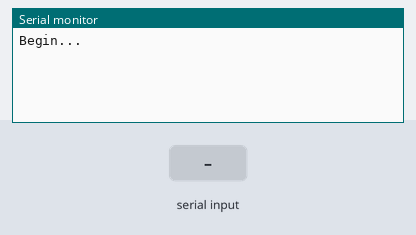
Bench run of a sketch on a simulated Arduino Uno, built with avr-gcc and run on an emulated ATmega328P. Parts: the last lines printed to the serial monitor. Inputs (shaded band) come from the test bench.

Above: at 1.2 s.
1.3 s: "1" received over the second serial link
At 2.6 s:
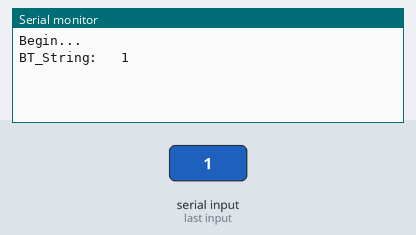
3.8 s: "0" received over the second serial link
At 5.2 s:
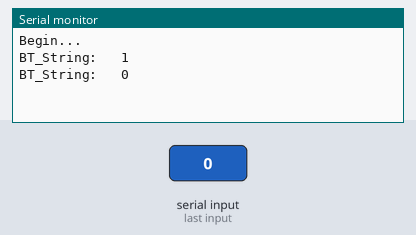
5.3 s: "2" received over the second serial link
At 6.8 s:
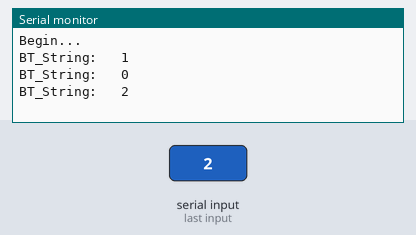

The sketch:

bluetooth.ino
```cpp
#include <SoftwareSerial.h>

const int BT_TX = 9;
const int BT_RX = 10;

SoftwareSerial BT_Serial(BT_TX, BT_RX);

void setup() {
  BT_Serial.begin(9600);
  Serial.begin(4800);
  Serial.println("Begin...");
}

void loop() {
  String BT_String;
  if (BT_Serial.available()) {
    BT_String = BT_Serial.readString();
    Serial.print("BT_String: \t");
    Serial.println(BT_String);
  }
}
```

Measured:
- after the input at 1.3 s, the serial monitor: prints a new line after 1.0 s (image 1)
- after the input at 3.8 s, the serial monitor: prints a new line after 1.0 s (image 2)
- after the input at 5.3 s, the serial monitor: prints a new line after 1.0 s (image 3)
